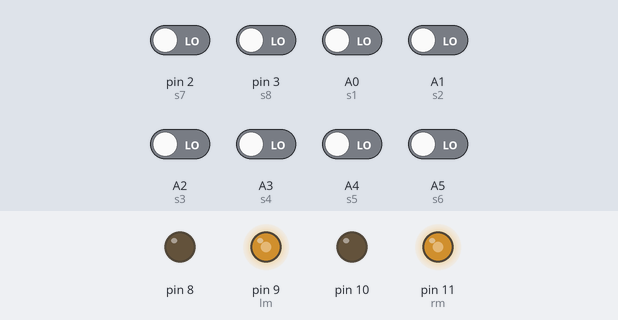
This sketch was run on a simulated Arduino Uno, built with avr-gcc and run on an emulated ATmega328P. On the bench: output pins drawn as LEDs (lit = HIGH). Inputs (shaded band) come from the test bench; at power-on: A0 (s1), A1 (s2), A2 (s3), A3 (s4), A4 (s5), A5 (s6), pin 2 (s7), pin 3 (s8) LOW. What the sketch prints to the serial monitor is not drawn.

Above: at 0.1 s.
Timing chart, 0 to 1.6 s (numbered marks = the images above):
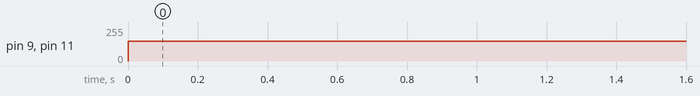

The sketch:

pid_line.ino
```cpp
#define kp 4
#define ki 0
#define kd 0
#define lm 9
#define rm 11
#define setpoint 0
#define rpm 150
int error,value,p,i,d,pverror,pid;
void pid_cal();
int pwm_left,pwm_right;
void pwm_value();
int s1=A0;
int s2=A1;
int s3=A2;
int s4=A3;
int s5=A4;
int s6=A5;
int s7=2;
int s8=3;
void setup() {
  // put your setup code here, to run once:
Serial.begin(9600);
pinMode(A0,INPUT);
pinMode(A1,INPUT);
pinMode(A2,INPUT);
pinMode(A3,INPUT);
pinMode(A4,INPUT);
pinMode(A5,INPUT);
pinMode(2,INPUT);
pinMode(3,INPUT);
pinMode(10,OUTPUT);
pinMode(11,OUTPUT);
pinMode(8,OUTPUT);
pinMode(9,OUTPUT);
}

void loop() {
  // put your main code here, to run repeatedly:
s1=digitalRead(s1);
s2=digitalRead(s2);
s3=digitalRead(s3);
s4=digitalRead(s4);
s5=digitalRead(s5);
s6=digitalRead(s6);
s7=digitalRead(s7);
s8=digitalRead(s8);
value=(-4)*s1+(-3)*s2+(-2)*s3+(-1)*s4+(1)*s5+(2)*s6+(3)*s7+(4)*s8;
pid_cal();
pwm_value();
show_data();
}
void pid_cal()
{
  error=value-setpoint;
  p=kp*error;
  i+=ki*error;
  d=kd*(error-pverror);
  pid=p+i+d;
  pverror=error;
}
void pwm_value()
{
  pwm_left=rpm+pid;
  pwm_right=rpm-pid;
  analogWrite(lm,pwm_left);
  analogWrite(rm,pwm_right);
}
void show_data()
{
  Serial.print(s1);
  Serial.print(s2);
  Serial.print(s3);
  Serial.print(s4);
  Serial.print(s5);
  Serial.print(s6);
  Serial.print(s7);
  Serial.println(s8);
  Serial.print(pid);
  Serial.print(error);
  Serial.println(pverror);
}
```

Measured:
- by itself, pin 9 (lm), pin 11 (rm): 0/255 → 150/255 at 0.00 s
